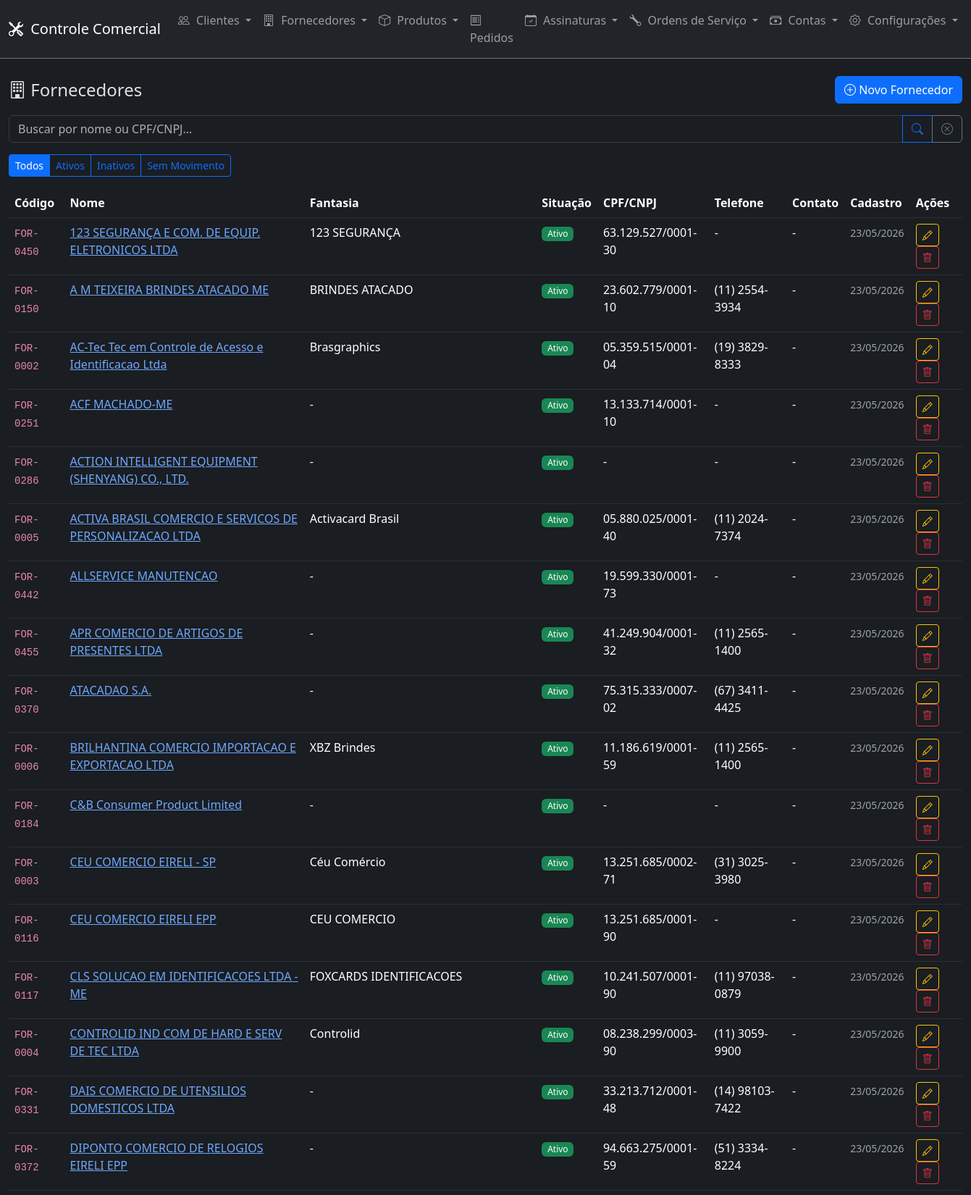
The page /fornecedores/ (upper part) on the database its author committed.
### models.py (models this page shows)
class Fornecedor(Base):
    __tablename__ = "fornecedores"
    id = Column(Integer, primary_key=True, index=True)
    codigo = Column(String(20), nullable=True, unique=True)
    bling_id = Column(Integer, nullable=True, unique=True)
    bling_updated_at = Column(DateTime, nullable=True)
    bling_pending_sync = Column(Boolean, default=False)
    nome = Column(String(200), nullable=False)
    cpf_cnpj = Column(String(20), nullable=True)
    tipo_pessoa = Column(String(10), nullable=True)
    email = Column(String(200), nullable=True)
    telefone = Column(String(20), nullable=True)
    celular = Column(String(20), nullable=True)
    endereco = Column(String(300), nullable=True)
    bairro = Column(String(100), nullable=True)
    cidade = Column(String(100), nullable=True)
    estado = Column(String(2), nullable=True)
    cep = Column(String(10), nullable=True)
    contato = Column(String(200), nullable=True)
    fantasia = Column(String(200), nullable=True)
    inscricao_estadual = Column(String(20), nullable=True)
    inscricao_municipal = Column(String(20), nullable=True)
    situacao = Column(String(1), default="A")
    observacao = Column(Text, nullable=True)
    created_at = Column(DateTime, default=datetime.now)
    updated_at = Column(DateTime, default=datetime.now, onupdate=datetime.now)
    contas_pagar = relationship("ContaPagar", back_populates="fornecedor")
    assinaturas = relationship("Assinatura", back_populates="fornecedor")

### routers/fornecedores.py (the view)
@router.get("/")
def listar_fornecedores(request: Request, db: Session = Depends(get_db), busca: str = Query(""), situacao: str = Query("")):
    query = db.query(Fornecedor)
    if busca:
        query = query.filter(
            Fornecedor.nome.ilike(f"%{busca}%") | Fornecedor.cpf_cnpj.ilike(f"%{busca}%")
        )
    if situacao:
        query = query.filter(Fornecedor.situacao == situacao)
    fornecedores = query.order_by(Fornecedor.nome).all()
    return request.app.state.templates.TemplateResponse(
        "fornecedores/listar.html",
        {"request": request, "fornecedores": fornecedores, "busca": busca, "filtro_situacao": situacao}
    )

### templates/fornecedores/listar.html (shortened to what this page needs)
{% extends "base.html" %}
{% block content %}
<div class="d-flex justify-content-between align-items-center mb-3">
    <h4 class="mb-0"><i class="bi bi-building"></i> Fornecedores</h4>
    <a href="/fornecedores/novo" class="btn btn-primary"><i class="bi bi-plus-circle"></i> Novo Fornecedor</a>
</div>
<form class="mb-3">
    <div class="input-group">
        <input type="text" class="form-control" name="busca" placeholder="Buscar por nome ou CPF/CNPJ..." value="{{ busca }}">
        <button class="btn btn-outline-primary" type="submit"><i class="bi bi-search"></i></button>
        <a href="/fornecedores" class="btn btn-outline-secondary"><i class="bi bi-x-circle"></i></a>
    </div>
</form>
<div class="btn-group mb-3">
    <a href="/fornecedores{% if busca %}?busca={{ busca }}{% endif %}" class="btn btn-sm {{ 'btn-primary' if not filtro_situacao else 'btn-outline-primary' }}">Todos</a>
    <a href="/fornecedores?situacao=A{% if busca %}&busca={{ busca }}{% endif %}" class="btn btn-sm {{ 'btn-primary' if filtro_situacao == 'A' else 'btn-outline-primary' }}">Ativos</a>
    <a href="/fornecedores?situacao=I{% if busca %}&busca={{ busca }}{% endif %}" class="btn btn-sm {{ 'btn-primary' if filtro_situacao == 'I' else 'btn-outline-primary' }}">Inativos</a>
    <a href="/fornecedores?situacao=S{% if busca %}&busca={{ busca }}{% endif %}" class="btn btn-sm {{ 'btn-primary' if filtro_situacao == 'S' else 'btn-outline-primary' }}">Sem Movimento</a>
</div>
<div class="table-responsive">
    <table class="table table-hover">
        <thead>
            <tr><th>Código</th><th>Nome</th><th>Fantasia</th><th>Situação</th><th>CPF/CNPJ</th><th>Telefone</th><th>Contato</th><th>Cadastro</th><th>Ações</th></tr>
        </thead>
        <tbody>
            {% for f in fornecedores %}
            <tr>
                <td><code>{{ f.codigo or '-' }}</code></td>
                <td><a href="/fornecedores/{{ f.id }}">{{ f.nome }}</a></td>
                <td>{{ f.fantasia or '-' }}</td>
                <td>{% if f.situacao == 'A' %}<span class="badge bg-success">Ativo</span>{% elif f.situacao == 'I' %}<span class="badge bg-danger">Inativo</span>{% elif f.situacao == 'S' %}<span class="badge bg-warning text-dark">Sem Mov.</span>{% else %}<span class="badge bg-secondary">{{ f.situacao }}</span>{% endif %}</td>
                <td>{{ f.cpf_cnpj|format_cpf_cnpj or '-' }}</td>
                <td>{{ f.telefone or '-' }}</td>
                <td>{{ f.contato or '-' }}</td>
                <td><small class="text-muted">{{ f.created_at.strftime('%d/%m/%Y') if f.created_at else '-' }}</small></td>
                <td>
                    <a href="/fornecedores/{{ f.id }}/editar" class="btn btn-sm btn-outline-warning"><i class="bi bi-pencil"></i></a>
                    <button class="btn btn-sm btn-outline-danger" onclick="confirmarExclusao('/fornecedores/{{ f.id }}/excluir', 'Excluir {{ f.nome }}?')"><i class="bi bi-trash"></i></button>
                </td>
            </tr>
            {% else %}
            <tr><td colspan="9" class="text-center text-muted">Nenhum fornecedor</td></tr>
            {% endfor %}
        </tbody>
    </table>
</div>
{% endblock %}

### static/css/styles.css (style rules this page uses)
body { background-color: #1a1d21; color: #e0e0e0; }
.table { color: #e0e0e0; }
.table > :not(caption) > * > * { background-color: transparent; border-bottom-color: #2c3034; }
.form-control, .form-select { background-color: #1a1d21; border-color: #373b3e; color: #e0e0e0; }
a { color: #6ea8fe; }
.text-muted { color: #9ca3af !important; }
.badge { font-weight: 500; }

### rows shown on the page
Fornecedor: codigo "FOR-0450", nome "123 SEGURANÇA E COM. DE EQUIP. ELETRONICOS LTDA", fantasia "123 SEGURANÇA", situacao "Ativo", cpf_cnpj "63.129.527/0001-30", telefone "-", contato "-", created_at "23/05/2026"
Fornecedor: codigo "FOR-0150", nome "A M TEIXEIRA BRINDES ATACADO ME", fantasia "BRINDES ATACADO", situacao "Ativo", cpf_cnpj "23.602.779/0001-10", telefone "(11) 2554-3934", contato "-", created_at "23/05/2026"
Fornecedor: codigo "FOR-0002", nome "AC-Tec Tec em Controle de Acesso e Identificacao Ltda", fantasia "Brasgraphics", situacao "Ativo", cpf_cnpj "05.359.515/0001-04", telefone "(19) 3829-8333", contato "-", created_at "23/05/2026"
Fornecedor: codigo "FOR-0251", nome "ACF MACHADO-ME", fantasia "-", situacao "Ativo", cpf_cnpj "13.133.714/0001-10", telefone "-", contato "-", created_at "23/05/2026"
Fornecedor: codigo "FOR-0286", nome "ACTION INTELLIGENT EQUIPMENT (SHENYANG) CO., LTD.", fantasia "-", situacao "Ativo", cpf_cnpj "-", telefone "-", contato "-", created_at "23/05/2026"
Fornecedor: codigo "FOR-0005", nome "ACTIVA BRASIL COMERCIO E SERVICOS DE PERSONALIZACAO LTDA", fantasia "Activacard Brasil", situacao "Ativo", cpf_cnpj "05.880.025/0001-40", telefone "(11) 2024-7374", contato "-", created_at "23/05/2026"
Fornecedor: codigo "FOR-0442", nome "ALLSERVICE MANUTENCAO", fantasia "-", situacao "Ativo", cpf_cnpj "19.599.330/0001-73", telefone "-", contato "-", created_at "23/05/2026"
Fornecedor: codigo "FOR-0455", nome "APR COMERCIO DE ARTIGOS DE PRESENTES LTDA", fantasia "-", situacao "Ativo", cpf_cnpj "41.249.904/0001-32", telefone "(11) 2565-1400", contato "-", created_at "23/05/2026"
Fornecedor: codigo "FOR-0370", nome "ATACADAO S.A.", fantasia "-", situacao "Ativo", cpf_cnpj "75.315.333/0007-02", telefone "(67) 3411-4425", contato "-", created_at "23/05/2026"
Fornecedor: codigo "FOR-0006", nome "BRILHANTINA COMERCIO IMPORTACAO E EXPORTACAO LTDA", fantasia "XBZ Brindes", situacao "Ativo", cpf_cnpj "11.186.619/0001-59", telefone "(11) 2565-1400", contato "-", created_at "23/05/2026"
Fornecedor: codigo "FOR-0184", nome "C&B Consumer Product Limited", fantasia "-", situacao "Ativo", cpf_cnpj "-", telefone "-", contato "-", created_at "23/05/2026"
Fornecedor: codigo "FOR-0003", nome "CEU COMERCIO EIRELI - SP", fantasia "Céu Comércio", situacao "Ativo", cpf_cnpj "13.251.685/0002-71", telefone "(31) 3025-3980", contato "-", created_at "23/05/2026"
Fornecedor: codigo "FOR-0116", nome "CEU COMERCIO EIRELI EPP", fantasia "CEU COMERCIO", situacao "Ativo", cpf_cnpj "13.251.685/0001-90", telefone "-", contato "-", created_at "23/05/2026"
Fornecedor: codigo "FOR-0117", nome "CLS SOLUCAO EM IDENTIFICACOES LTDA - ME", fantasia "FOXCARDS IDENTIFICACOES", situacao "Ativo", cpf_cnpj "10.241.507/0001-90", telefone "(11) 97038-0879", contato "-", created_at "23/05/2026"
Fornecedor: codigo "FOR-0004", nome "CONTROLID IND COM DE HARD E SERV DE TEC LTDA", fantasia "Controlid", situacao "Ativo", cpf_cnpj "08.238.299/0003-90", telefone "(11) 3059-9900", contato "-", created_at "23/05/2026"
Fornecedor: codigo "FOR-0331", nome "DAIS COMERCIO DE UTENSILIOS DOMESTICOS LTDA", fantasia "-", situacao "Ativo", cpf_cnpj "33.213.712/0001-48", telefone "(14) 98103-7422", contato "-", created_at "23/05/2026"
Fornecedor: codigo "FOR-0372", nome "DIPONTO COMERCIO DE RELOGIOS EIRELI EPP", fantasia "-", situacao "Ativo", cpf_cnpj "94.663.275/0001-59", telefone "(51) 3334-8224", contato "-", created_at "23/05/2026"
